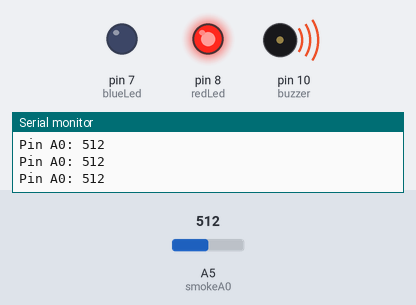
Simulated run of this sketch. Board: Arduino Uno, built with avr-gcc and run on an emulated ATmega328P. Parts: output pins drawn as LEDs (lit = HIGH), buzzer (waves = sounding), the last lines printed to the serial monitor. The test bench sets the inputs (shaded band); at power-on: A5 (smokeA0) = 512.

Above: at 1.2 s.
1.3 s: A5 (smokeA0) set to 259
2.8 s: A5 (smokeA0) set to 243
At 3.3 s:
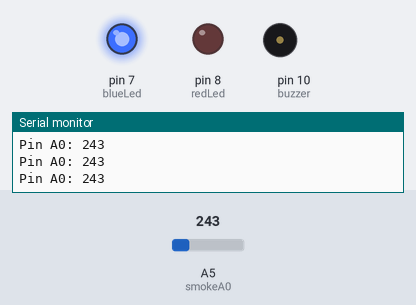
4.3 s: A5 (smokeA0) set to 260
At 4.6 s:
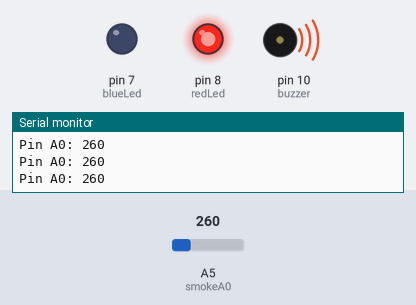
5.8 s: A5 (smokeA0) set to 240
At 7.2 s:
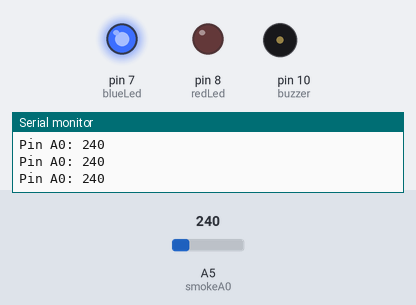
Timing chart, 0 to 8.3 s (numbered marks = the images above; inputs shaded):
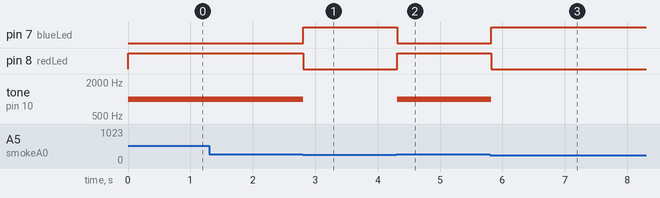

The sketch:

MQ2GasSensor.ino
```cpp
int redLed = 8;
int blueLed = 7;
int buzzer = 10;
int smokeA0 = A5;
//  Threshold value
int sensorThres = 250;

void setup() {
  pinMode(redLed, OUTPUT);
  pinMode(blueLed, OUTPUT);
  pinMode(buzzer, OUTPUT);
  pinMode(smokeA0, INPUT);
  Serial.begin(9600);
}

void loop() {
  int analogSensor = analogRead(smokeA0);

  Serial.print("Pin A0: ");
  Serial.println(analogSensor);
  // Checks if it has reached the threshold value
  if (analogSensor > sensorThres)
  {
    digitalWrite(redLed, HIGH);
    digitalWrite(blueLed, LOW);
    tone(buzzer, 1000, 200);


  }


  else
  {
    digitalWrite(redLed, LOW);
    digitalWrite(blueLed, HIGH);
    noTone(buzzer);
  }
  delay(100);
}
```

Measured:
- the behaviour switches between 251 and 250 on A5 (smokeA0) (found by bisection; images 0 and 1)
- after the input at 2.8 s, pin 7 (blueLed): LOW → HIGH at once; pin 8 (redLed): HIGH → LOW at once; tone on pin 10 (buzzer): 1000 Hz → silent at once
- after the input at 4.3 s, pin 7 (blueLed): HIGH → LOW at once; pin 8 (redLed): LOW → HIGH at once; tone on pin 10 (buzzer): silent → 1000 Hz at once
- after the input at 5.8 s, pin 7 (blueLed): LOW → HIGH at once; pin 8 (redLed): HIGH → LOW at once; tone on pin 10 (buzzer): 1000 Hz → silent at once
